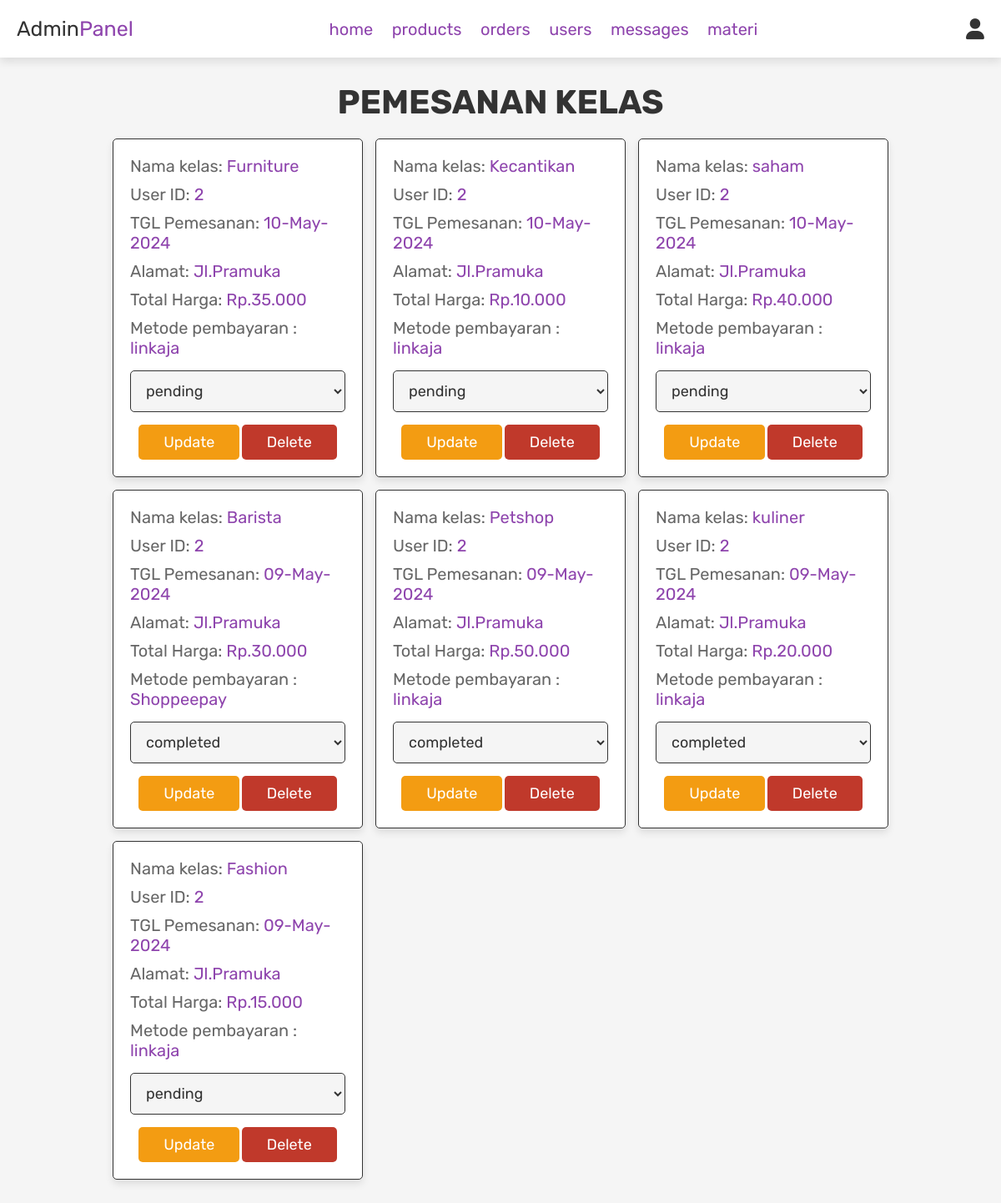
Screenshot of /admin_orders.php (signed in) with the database file from the repository.
### tables this page shows
CREATE TABLE `orders` (
  `order_id` int(11) NOT NULL,
  `user_id` int(11) DEFAULT NULL,
  `product_name` text DEFAULT NULL,
  `method` varchar(50) DEFAULT NULL,
  `city` varchar(100) DEFAULT NULL,
  `address` varchar(255) DEFAULT NULL,
  `total_price` int(100) DEFAULT NULL,
  `placed_on` varchar(20) NOT NULL,
  `payment_status` varchar(20) NOT NULL DEFAULT 'pending'
);

### admin_orders.php (the view, shortened to what this page needs)
<?php
include 'config.php';
?>
<!DOCTYPE html>
<html lang="en">
<head>
   <link rel="stylesheet" href="https://cdnjs.cloudflare.com/ajax/libs/font-awesome/6.0.0/css/all.min.css">
   <link rel="stylesheet" href="css/admin_style.css">
</head>
<body>
<?php include 'admin_header.php'; ?>
<section class="orders">
   <h1 class="title">Pemesanan Kelas</h1>
   <div class="box-container">
      <?php
      $select_orders = mysqli_query($conn, "SELECT * FROM `orders` ORDER BY placed_on DESC") or die('Query failed');
      if (mysqli_num_rows($select_orders) > 0) {
         while ($fetch_orders = mysqli_fetch_assoc($select_orders)) {
      ?>
      <div class="box">
         <p>Nama kelas: <span><?php echo $fetch_orders['product_name']; ?></span></p>
         <p>User ID: <span><?php echo $fetch_orders['user_id']; ?></span></p>
         <p>TGL Pemesanan: <span><?php echo $fetch_orders['placed_on']; ?></span></p>
         <p>Alamat: <span><?php echo $fetch_orders['address']; ?></span></p>
         <p>Total Harga: <span>Rp.<?php echo $fetch_orders['total_price']; ?>.000</span></p>
         <p>Metode pembayaran : <span><?php echo $fetch_orders['method']; ?></span></p>
         <form action="" method="post">
            <select name="update_payment">
               <option value="" selected disabled><?php echo $fetch_orders['payment_status']; ?></option>
            </select>
            <input type="submit" value="Update" name="update_order" class="option-btn">
            <a href="admin_orders.php?delete=<?php echo $fetch_orders['order_id']; ?>" onclick="return confirm('Delete this order?');" class="delete-btn">Delete</a>
         </form>
      </div>
      <?php
         }
      } else {
         echo '<p class="empty">No orders placed yet!</p>';
      }
      ?>
   </div>
</section>
</body>
</html>

### css/admin_style.css (style rules this page uses)
:root { --purple:#8e44ad; --red:#c0392b; --orange:#f39c12; --black:#333; --white:#fff; --light-color:#666; --light-white:#ccc; --light-bg:#f5f5f5; --border:.1rem solid var(--black); --box-shadow:0 .5rem 1rem rgba(0,0,0,.1); }
* { font-family: 'Rubik', sans-serif; margin:0; padding:0; box-sizing: border-box; outline: none; border:none; text-decoration: none; transition:all .2s linear; }
html { font-size: 62.5%; overflow-x: hidden; }
body { background-color: var(--light-bg); }
section { padding:3rem 2rem; }
.title { text-align: center; margin-bottom: 2rem; text-transform: uppercase; color:var(--black); font-size: 4rem; }
.btn, .option-btn, .delete-btn, .white-btn { display: inline-block; margin-top: 1rem; padding:1rem 3rem; cursor: pointer; color:var(--white); font-size: 1.8rem; border-radius: .5rem; text-transform: capitalize; }
.option-btn { background-color: var(--orange); }
.delete-btn { background-color: var(--red); }
.orders .box-container { display: grid; grid-template-columns: repeat(auto-fit, 30rem); justify-content: center; gap:1.5rem; max-width: 1200px; margin:0 auto; align-items: flex-start; }
.orders .box-container .box { background-color: var(--white); padding:2rem; border:var(--border); box-shadow: var(--box-shadow); border-radius: .5rem; }
.orders .box-container .box p { padding-bottom: 1rem; font-size: 2rem; color:var(--light-color); }
.orders .box-container .box p span { color:var(--purple); }
.orders .box-container .box form { text-align: center; }
.orders .box-container .box form select { border-radius: .5rem; margin:.5rem 0; width: 100%; background-color: var(--light-bg); border:var(--border); padding:1.2rem 1.4rem; font-size: 1.8rem; color:var(--black); }

### rows the page displays
orders: product_name "Furniture", user "2", placed_on "10-May-2024", address "Jl.Pramuka", total_price "35", method "linkaja", update_payment "pending"
orders: product_name "Kecantikan", user "2", placed_on "10-May-2024", address "Jl.Pramuka", total_price "10", method "linkaja", update_payment "pending"
orders: product_name "saham", user "2", placed_on "10-May-2024", address "Jl.Pramuka", total_price "40", method "linkaja", update_payment "pending"
orders: product_name "Barista", user "2", placed_on "09-May-2024", address "Jl.Pramuka", total_price "30", method "Shoppeepay", update_payment "completed"
orders: product_name "Petshop", user "2", placed_on "09-May-2024", address "Jl.Pramuka", total_price "50", method "linkaja", update_payment "completed"
orders: product_name "kuliner", user "2", placed_on "09-May-2024", address "Jl.Pramuka", total_price "20", method "linkaja", update_payment "completed"
orders: product_name "Fashion", user "2", placed_on "09-May-2024", address "Jl.Pramuka", total_price "15", method "linkaja", update_payment "pending"
